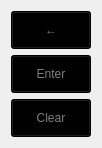
  <widget class="QWidget" name="verticalLayoutWidget_2">
   <property name="geometry">
    <rect>
     <x>1000</x>
     <y>690</y>
     <width>52</width>
     <height>104</height>
    </rect>
   </property>
   <layout class="QVBoxLayout" name="Do_rotation">
    <item>
     <widget class="QPushButton" name="backspace">
      <property name="cursor">
       <cursorShape>PointingHandCursor</cursorShape>
      </property>
      <property name="styleSheet">
       <string notr="true">QPushButton{
  background-color: black;
  color: gray;
  width: 50px;
  height: 30px;
}

QPushButton:hover {
  background-color: silver;
}

QPushButton:pressed {
  background-color: white;
}</string>
      </property>
      <property name="text">
       <string>←</string>
      </property>
      <property name="checkable">
       <bool>false</bool>
      </property>
     </widget>
    </item>
    <item>
     <widget class="QPushButton" name="enter">
      <property name="cursor">
       <cursorShape>PointingHandCursor</cursorShape>
      </property>
      <property name="styleSheet">
       <string notr="true">QPushButton{
  background-color: black;
  color: gray;
  width: 50px;
  height: 30px;
}

QPushButton:hover {
  background-color: silver;
}

QPushButton:pressed {
  background-color: white;
}</string>
      </property>
      <property name="text">
       <string>Enter</string>
      </property>
     </widget>
    </item>
    <item>
     <widget class="QPushButton" name="clear_all">
      <property name="cursor">
       <cursorShape>PointingHandCursor</cursorShape>
      </property>
      <property name="styleSheet">
       <string notr="true">QPushButton{
  background-color: black;
  color: gray;
  width: 50px;
  height: 30px;
}

QPushButton:hover {
  background-color: silver;
}

QPushButton:pressed {
  background-color: white;
}</string>
      </property>
      <property name="text">
       <string>Clear</string>
      </property>
     </widget>
    </item>
   </layout>
  </widget>
